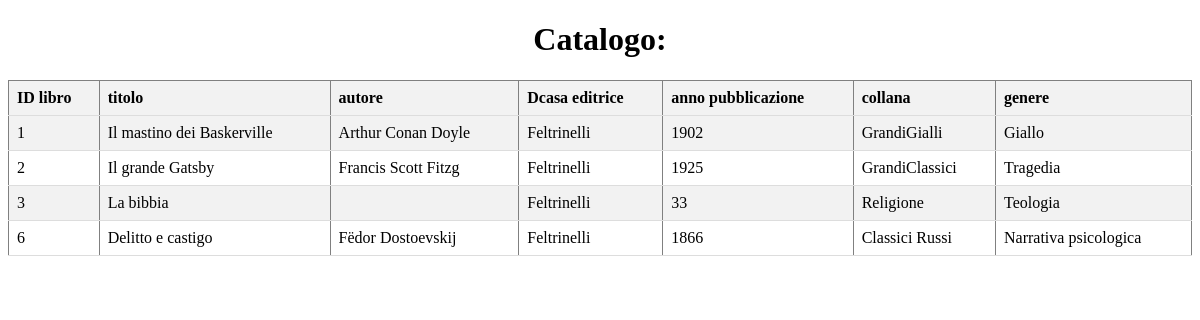
/gestore.php?action=mostra (signed in), run on the app's committed database.
### tables this page shows
CREATE TABLE `libri` (
  `PK_Id_libro` int(11) NOT NULL,
  `Titolo` varchar(100) NOT NULL,
  `Autore` varchar(50) NOT NULL,
  `Casa_editrice` varchar(50) NOT NULL,
  `Anno_pubblicazione` int(255) DEFAULT NULL,
  `Collana` varchar(50) DEFAULT NULL,
  `Genere` varchar(50) DEFAULT NULL
);

### gestore.php (the view, shortened to what this page needs)
<!DOCTYPE html>
<html lang="en">
<head>
</head>
<body>
<?php
$servername = "localhost";
$username = "root";
$password = "Ruozzi1234";
$dbname = "bibliotrack";
if (isset($_SESSION['username'])) {
    if (isset($_GET['action'])) {
        $action = $_GET['action'];
        switch ($action) {
            case 'mostra':
                $conn = new mysqli($servername, $username, $password, $dbname);
                $sql = "SELECT * FROM libri";
                $result = $conn->query($sql);
                if ($result->num_rows > 0) {
                    echo "<div><h1>Catalogo:</h1></div>";
                    echo "<table border='1'>";
                    echo "<tr><th>ID libro</th><th>titolo</th><th>autore</th><th>Dcasa editrice</th><th>anno pubblicazione</th><th>collana</th><th>genere</th></tr>";
                    while ($row = $result->fetch_assoc()) {
                        echo "<tr>";
                        echo "<td>" . $row["PK_Id_libro"] . "</td>";
                        echo "<td>" . $row["Titolo"] . "</td>";
                        echo "<td>" . $row["Autore"] . "</td>";
                        echo "<td>" . $row["Casa_editrice"] . "</td>";
                        echo "<td>" . $row["Anno_pubblicazione"] . "</td>";
                        echo "<td>" . $row["Collana"] . "</td>";
                        echo "<td>" . $row["Genere"] . "</td>";
                        echo "</tr>";
                    }
                    echo "</table>";
                } else {
                    echo "<p>Non hai prestiti attivi al momento.</p>";
                }
                break;
        }
    } else {
        echo "Nessuna azione specificata.";
    }
} else {
    echo "Devi loggarti";
}
?>
</body>
</html>

### gestore.php (style rules this page uses)
table { width: 100%; border-collapse: collapse; margin-top: 20px; }
th, td { padding: 8px; text-align: left; border-bottom: 1px solid #ddd; }
th { background-color: #f2f2f2; }
tr:nth-child(even) { background-color: #f2f2f2; }
div { text-align: center; }

### data on the page
libri: PK_Id_libro "1", Titolo "Il mastino dei Baskerville", Autore "Arthur Conan Doyle", Casa_editrice "Feltrinelli", Anno_pubblicazione "1902", Collana "GrandiGialli", Genere "Giallo"
libri: PK_Id_libro "2", Titolo "Il grande Gatsby", Autore "Francis Scott Fitzg", Casa_editrice "Feltrinelli", Anno_pubblicazione "1925", Collana "GrandiClassici", Genere "Tragedia"
libri: PK_Id_libro "3", Titolo "La bibbia", Casa_editrice "Feltrinelli", Anno_pubblicazione "33", Collana "Religione", Genere "Teologia"
libri: PK_Id_libro "6", Titolo "Delitto e castigo", Autore "Fëdor Dostoevskij", Casa_editrice "Feltrinelli", Anno_pubblicazione "1866", Collana "Classici Russi", Genere "Narrativa psicologica"
